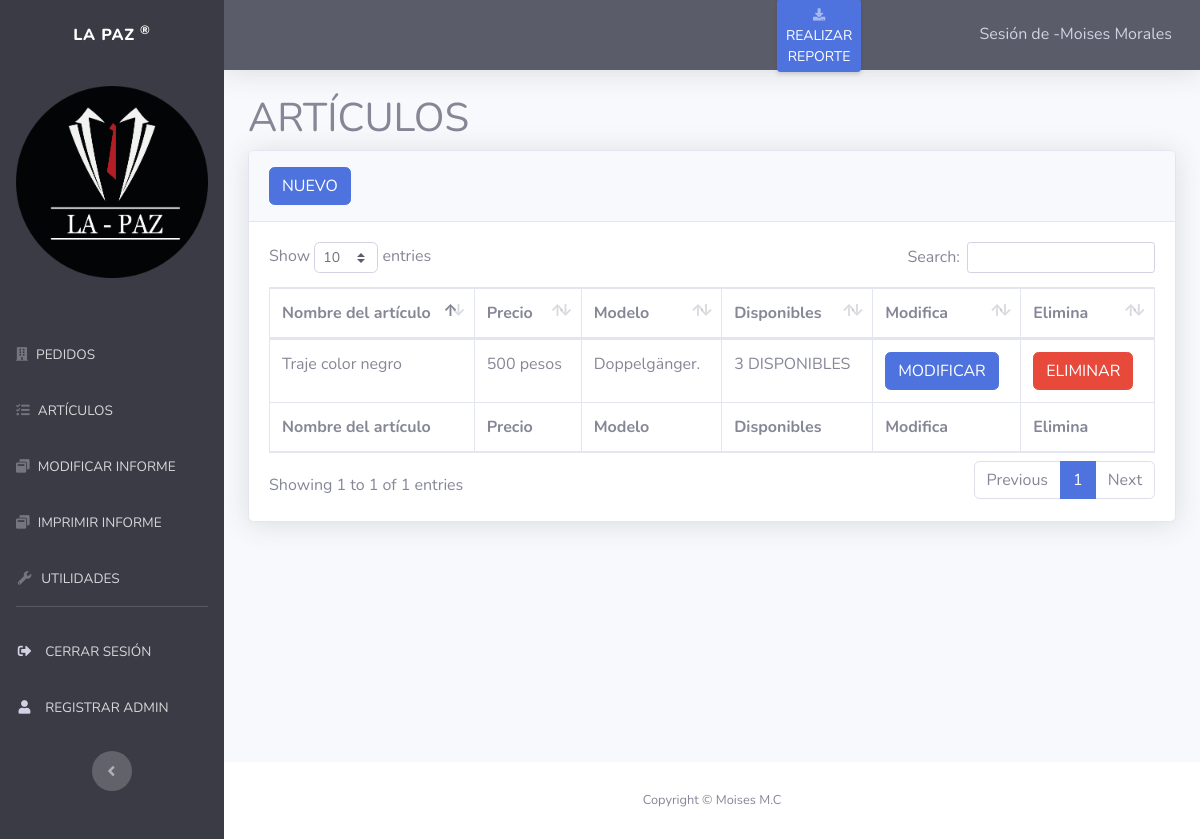
Page /dashboard/cards.php (signed in) on the committed database.
### tables this page shows
CREATE TABLE `articulos` (
  `id_articulo` int(11) NOT NULL,
  `nombre_a` varchar(30) NOT NULL,
  `precio_a` varchar(30) NOT NULL,
  `modelo_a` varchar(50) NOT NULL,
  `disponibles_a` varchar(30) NOT NULL
);

### dashboard/cards.php (the view, shortened to what this page needs)
<?php require_once "vistas/parte_superior.php"?>
<link rel="stylesheet" type="text/css" href="../data/datatables.min.css"/>
<div class="container-fluid">
    <h1>ARTÍCULOS </h1>
</div>
            <div class="container-fluid">
                <div class="card shadow mb-4">
                    <div class="card-header py-3">
                        <td><a href="nuevo_articulo.php" class="btn btn-primary"> NUEVO </a></td>
                    </div>
                    <div class="card-body">
                        <div class="table-responsive">
                            <table class="table table-bordered" id="dataTable" width="100%" cellspacing="0">
                                <thead>
                                    <tr>
                            <th>Nombre del artículo</th>
                                <th>Precio</th>
                                <th>Modelo</th>
                                <th>Disponibles</th>
                                <th>Modifica</th>
                                <th>Elimina</th>
                                    </tr>
                                </thead>
                                <tfoot>
                                    <tr>
                             <th>Nombre del artículo</th>
                                <th>Precio</th>
                                <th>Modelo</th>
                                <th>Disponibles</th>
                                <th>Modifica</th>
                                <th>Elimina</th>
                                    </tr>
                                </tfoot>
                                <tbody>
                                     <?php require ("../conexion2.php");
    $consulta = $mysqli->query("SELECT * FROM articulos");
    while($datos = mysqli_fetch_array($consulta)){
?>
                            <tr>
                <td><?php echo $datos[1]; ?></td>
                <td><?php echo $datos[2]; ?></td>
                <td><?php echo $datos[3]; ?></td>
                <td><?php echo $datos[4]; ?></td>
                            <td><a href="modifica_articulo.php?id_articulo=<?php echo $datos[0];  ?>" class="btn btn-primary"> MODIFICAR</a></td>
<td><a href="eliminar_articulo.php?id_articulo=<?php echo $datos[0];  ?>" class="btn btn-danger" onclick="return confirm('¿Seguro que quieres eliminar este registro?');">ELIMINAR </a></td>
  </tr>
                            <?php
                                }
                            ?>
                                </tbody>
                            </table>
                        </div>
                    </div>
                </div>
            </div>
<?php require_once "vistas/parte_inferior.php"?>

### rows in the picture
articulos: nombre_a "Traje color negro", precio_a "500 pesos", modelo_a "Doppelgänger.", disponibles_a "3 DISPONIBLES"

### other values in the picture
$_SESSION["nombre_user"] "Moises Morales"
